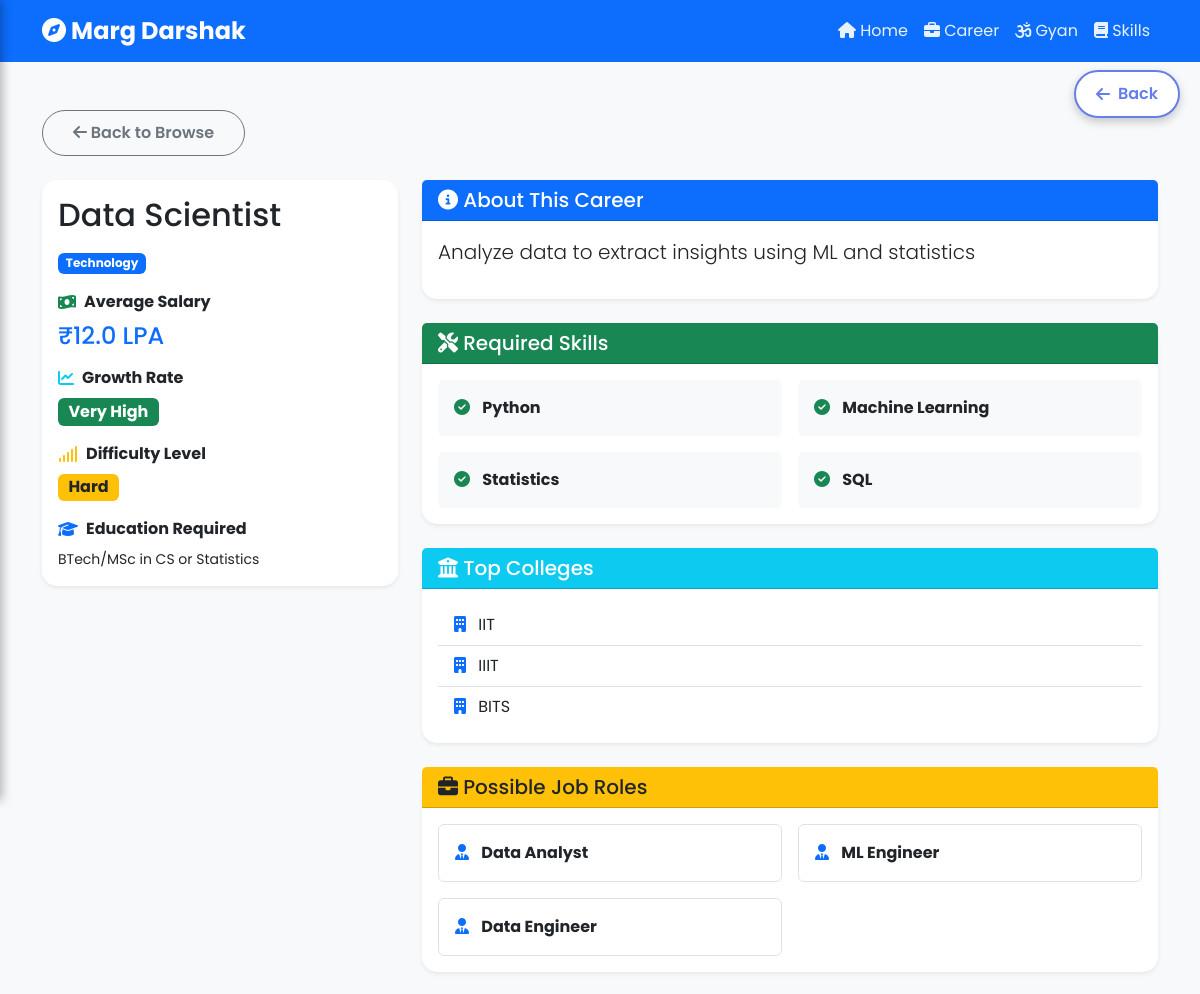
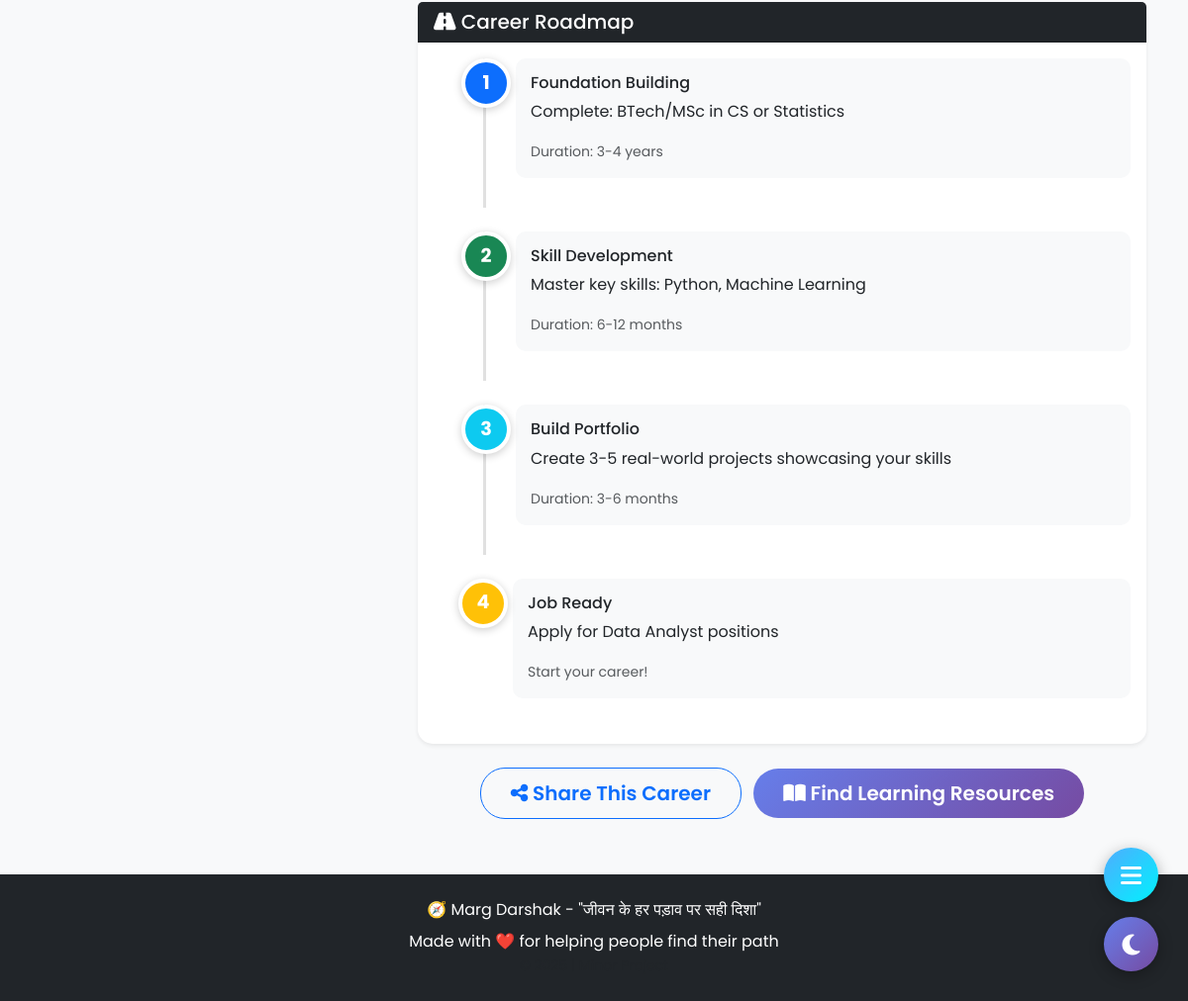
Page /career/detail/1 on the committed database (2 pictures, top to bottom).
### tables this page shows
CREATE TABLE careers (
            id INTEGER PRIMARY KEY AUTOINCREMENT,
            title TEXT NOT NULL,
            category TEXT,
            description TEXT,
            required_skills TEXT,
            avg_salary_inr INTEGER,
            growth_rate TEXT,
            difficulty_level TEXT,
            education_required TEXT,
            top_colleges TEXT,
            job_roles TEXT
        );

### app.py (the view)
@app.route('/career/detail/<int:career_id>')
def career_detail(career_id):
    try:
        conn = get_db_connection()
        career = conn.execute('SELECT * FROM careers WHERE id = ?', (career_id,)).fetchone()
        conn.close()
        if career:
            career_dict = dict(career)
            print(f"Career found: {career_dict['title']}")  # Debug
            return render_template('career/detail.html', career=career_dict)
        else:
            print(f"Career not found: {career_id}")  # Debug
            return "Career not found", 404
    except Exception as e:
        print(f"Detail error: {e}")
        import traceback
        traceback.print_exc()
        return f"<h2>Error: {e}</h2><a href='/career/browse'>Back to Browse</a>", 500

### app.py (called while the page is built)
def get_db_connection():
    conn = sqlite3.connect(DB_PATH)
    conn.row_factory = sqlite3.Row
    return conn

### templates/career/detail.html (shortened to what this page needs)
{% extends 'base.html' %}
{% block content %}
<div class="container my-5">
    <div class="mb-4">
        <a href="/career/browse" class="btn btn-outline-secondary">
            <i class="fas fa-arrow-left"></i> Back to Browse
        </a>
    </div>
    <div class="row">
        <div class="col-lg-4 mb-4">
            <div class="card shadow-sm sticky-top" style="top: 20px;">
                <div class="card-body">
                    <h2 class="card-title mb-3">{{ career.title }}</h2>
                    <span class="badge bg-primary mb-3">{{ career.category }}</span>
                    <div class="info-item mb-3">
                        <div class="d-flex align-items-center mb-2">
                            <i class="fas fa-money-bill-wave text-success me-2"></i>
                            <strong>Average Salary</strong>
                        </div>
                        <h4 class="text-primary mb-0">₹{{ (career.avg_salary_inr / 100000)|round(1) }} LPA</h4>
                    </div>
                    <div class="info-item mb-3">
                        <div class="d-flex align-items-center mb-2">
                            <i class="fas fa-chart-line text-info me-2"></i>
                            <strong>Growth Rate</strong>
                        </div>
                        <span class="badge bg-success fs-6">{{ career.growth_rate }}</span>
                    </div>
                    <div class="info-item mb-3">
                        <div class="d-flex align-items-center mb-2">
                            <i class="fas fa-signal text-warning me-2"></i>
                            <strong>Difficulty Level</strong>
                        </div>
                        <span class="badge bg-warning text-dark fs-6">{{ career.difficulty_level }}</span>
                    </div>
                    <div class="info-item">
                        <div class="d-flex align-items-center mb-2">
                            <i class="fas fa-graduation-cap text-primary me-2"></i>
                            <strong>Education Required</strong>
                        </div>
                        <p class="mb-0 small">{{ career.education_required }}</p>
                    </div>
                </div>
            </div>
        </div>
        <div class="col-lg-8">
            <div class="card shadow-sm mb-4">
                <div class="card-header bg-primary text-white">
                    <h5 class="mb-0"><i class="fas fa-info-circle"></i> About This Career</h5>
                </div>
                <div class="card-body">
                    <p class="lead">{{ career.description }}</p>
                </div>
            </div>
            <div class="card shadow-sm mb-4">
                <div class="card-header bg-success text-white">
                    <h5 class="mb-0"><i class="fas fa-tools"></i> Required Skills</h5>
                </div>
                <div class="card-body">
                    <div class="row g-3">
                        {% for skill in career.required_skills.split(';') %}
                        <div class="col-md-6">
                            <div class="skill-badge p-3 bg-light rounded">
                                <i class="fas fa-check-circle text-success me-2"></i>
                                <strong>{{ skill.strip() }}</strong>
                            </div>
                        </div>
                        {% endfor %}
                    </div>
                </div>
            </div>
            <div class="card shadow-sm mb-4">
                <div class="card-header bg-info text-white">
                    <h5 class="mb-0"><i class="fas fa-university"></i> Top Colleges</h5>
                </div>
                <div class="card-body">
                    <ul class="list-group list-group-flush">
                        {% for college in career.top_colleges.split(';') %}
                        <li class="list-group-item">
                            <i class="fas fa-building text-primary me-2"></i>
                            {{ college.strip() }}
                        </li>
                        {% endfor %}
                    </ul>
                </div>
            </div>
            <div class="card shadow-sm mb-4">
                <div class="card-header bg-warning">
                    <h5 class="mb-0"><i class="fas fa-briefcase"></i> Possible Job Roles</h5>
                </div>
                <div class="card-body">
                    <div class="row g-3">
                        {% for role in career.job_roles.split(';') %}
                        <div class="col-md-6">
                            <div class="job-role-card p-3 border rounded">
                                <i class="fas fa-user-tie text-primary me-2"></i>
                                <strong>{{ role.strip() }}</strong>
                            </div>
                        </div>
                        {% endfor %}
                    </div>
                </div>
            </div>
            <div class="card shadow-sm mb-4">
                <div class="card-header bg-dark text-white">
                    <h5 class="mb-0"><i class="fas fa-road"></i> Career Roadmap</h5>
                </div>
                <div class="card-body">
                    <div class="roadmap-timeline">
                        <div class="timeline-step mb-4">
                            <div class="step-number bg-primary">1</div>
                            <div class="step-content">
                                <h6>Foundation Building</h6>
                                <p>Complete: {{ career.education_required }}</p>
                                <small class="text-muted">Duration: 3-4 years</small>
                            </div>
                        </div>
                        <div class="timeline-step mb-4">
                            <div class="step-number bg-success">2</div>
                            <div class="step-content">
                                <h6>Skill Development</h6>
                                <p>Master key skills: {{ career.required_skills.split(';')[0] }}{% if career.required_skills.split(';')|length > 1 %}, {{ career.required_skills.split(';')[1] }}{% endif %}</p>
                                <small class="text-muted">Duration: 6-12 months</small>
                            </div>
                        </div>
                        <div class="timeline-step mb-4">
                            <div class="step-number bg-info">3</div>
                            <div class="step-content">
                                <h6>Build Portfolio</h6>
                                <p>Create 3-5 real-world projects showcasing your skills</p>
                                <small class="text-muted">Duration: 3-6 months</small>
                            </div>
                        </div>
                        <div class="timeline-step">
                            <div class="step-number bg-warning">4</div>
                            <div class="step-content">
                                <h6>Job Ready</h6>
                                <p>Apply for {{ career.job_roles.split(';')[0] }} positions</p>
                                <small class="text-muted">Start your career!</small>
                            </div>
                        </div>
                    </div>
                </div>
            </div>
            <div class="text-center mt-4">
                <button class="btn btn-outline-primary btn-lg me-2 mb-2" onclick="shareCareer()">
                    <i class="fas fa-share-alt"></i> Share This Career
                </button>
                <a href="/skill?topic={{ career.category }}" class="btn btn-primary btn-lg mb-2">
                    <i class="fas fa-book-open"></i> Find Learning Resources
                </a>
            </div>
        </div>
    </div>
</div>
<div class="position-fixed bottom-0 end-0 p-3" style="z-index: 11">
</div>
{% endblock %}

### static/css/style.css (style rules this page uses)
:root { --primary-color: #667eea; --secondary-color: #764ba2; --success-color: #4facfe; --danger-color: #f093fb; }
body { font-family: 'Poppins', sans-serif; background-color: #f8f9fa; }
.card { border: none; border-radius: 15px; transition: all 0.3s ease; }
.btn { border-radius: 25px; padding: 10px 30px; font-weight: 600; transition: all 0.3s ease; }
.btn-primary { background: linear-gradient(135deg, var(--primary-color) 0%, var(--secondary-color) 100%); border: none; }
.fade-in-up { animation: fadeInUp 0.6s ease; }

### templates/base.html (style rules this page uses)
body { transition: background-color 0.3s ease, color 0.3s ease; }
.fade-in-up { animation: fadeInUp 0.6s ease; }

### templates/career/detail.html (style rules this page uses)
.roadmap-timeline { position: relative; padding-left: 50px; }
.timeline-step { position: relative; padding-bottom: 30px; border-left: 3px solid #e0e0e0; }
.timeline-step:last-child { border-left: none; }
.step-number { position: absolute; left: -25px; width: 50px; height: 50px; border-radius: 50%; display: flex; align-items: center; justify-content: center; color: white; font-weight: bold; font-size: 1.2rem; border: 4px solid white; box-shadow: 0 2px 8px rgba(0,0,0,0.2); }
.step-content { margin-left: 30px; padding: 15px; background: #f8f9fa; border-radius: 10px; }

### rows in the picture
careers: title "Data Scientist", category "Technology", (career.avg_salary_inr/100000)|round(1) "12.0", growth_rate "Very High", difficulty_level "Hard", education_required "BTech/MSc in CS or Statistics", description "Analyze data to extract insights using ML and statistics", required_skills "Python", required_skills "Machine Learning", job_roles "Data Analyst"

### other values in the picture
{{ skill.strip() }} "Python" "Machine Learning" "Statistics" "SQL"
{{ college.strip() }} "IIT" "IIIT" "BITS"
{{ role.strip() }} "Data Analyst" "ML Engineer" "Data Engineer"
